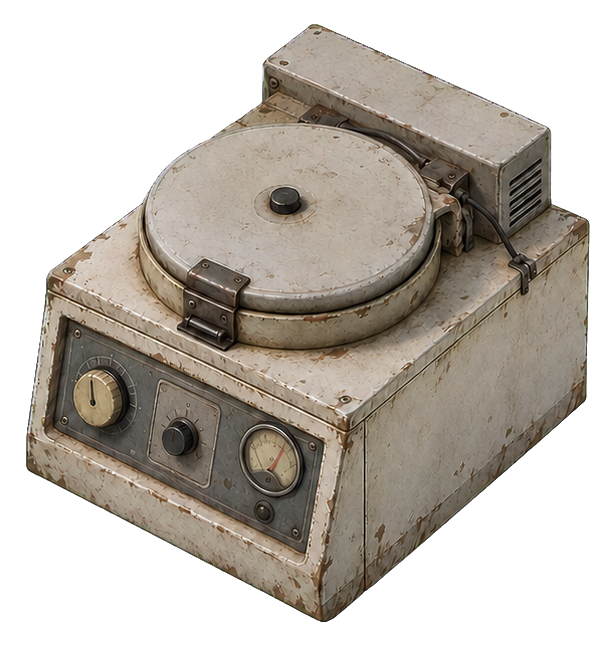
#> input picture art-source/approved/orientations/centrifuge/front-left.png, 616 x 646 px; its folder holds 4 pictures in this run
$ python build_tabletop_centrifuge_proposal.py
#> lines starting #> are read from the running program, lines starting #| are printed output that depends on the picture
#> in main, source is the input picture: PIL image 616x646 RGBA; mean R, G, B, A 78.5, 72.1, 64.1, 142.6
### tools/build_hd_preview_proposal.py
"""Build non-destructive smooth 2x sprite proposals from approved HD sources."""

from __future__ import annotations

from pathlib import Path

import numpy as np
from PIL import Image, ImageDraw, ImageFont


ROOT = Path(__file__).resolve().parents[1]
SOURCE = ROOT / "art-source" / "approved" / "orientations"
CURRENT = ROOT / "art-source" / "game-previews" / "2x"
OUTPUT = ROOT / "art-source" / "proposals" / "hd-pass-v1"

MACHINES = ("centrifuge", "bio-analyzer", "synthesizer")
ORIENTATIONS = ("front-left", "rear-left", "rear-right", "front-right")

# Visual correction only. Facing metadata remains S/E/N/W.
SYNTH_X_OFFSET = {
    "front-left": 0,
    "rear-left": -4,
    "rear-right": 5,
    "front-right": -6,
}


def resize_premultiplied(image: Image.Image, width: int) -> Image.Image:
    """Resize RGBA without dark fringes from transparent RGB pixels."""
#> called with width = 84
    image = image.convert("RGBA")
    height = round(image.height * width / image.width)
#> height = 88
    rgba = np.asarray(image, dtype=np.float32) / 255.0
    alpha = rgba[..., 3:4]
    premultiplied = np.concatenate((rgba[..., :3] * alpha, alpha), axis=2)

    channels = []
    for index in range(4):
        channel = Image.fromarray(premultiplied[..., index], mode="F")
        channels.append(
            np.asarray(
                channel.resize((width, height), Image.Resampling.LANCZOS),
                dtype=np.float32,
            )
        )
#> after the loop, channels = 4 items

    resized = np.stack(channels, axis=2)
    out_alpha = np.clip(resized[..., 3:4], 0.0, 1.0)
    out_rgb = np.divide(
        resized[..., :3],
        np.maximum(out_alpha, 1.0 / 255.0),
        out=np.zeros_like(resized[..., :3]),
        where=out_alpha > 0.0,
    )
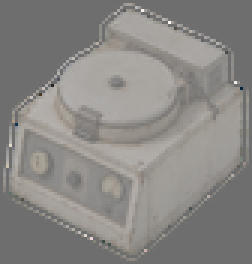
#> out_rgb: shape (88, 84, 3) float32 (shown 3 times larger); mean of channels 0, 1, 2 0.329, 0.302, 0.268; drawn with min black and max white
    result = np.concatenate((np.clip(out_rgb, 0.0, 1.0), out_alpha), axis=2)
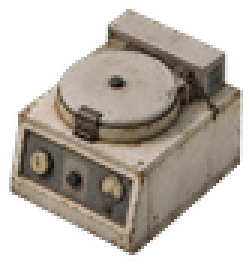
#> result: shape (88, 84, 4) float32 (shown 3 times larger); mean of channels 0, 1, 2, 3 0.33, 0.303, 0.269, 0.559; transparent parts drawn white
    return Image.fromarray(np.rint(result * 255.0).astype(np.uint8), mode="RGBA")


# [21 lines left out: functions alpha_bbox, composite_to_existing_registration, not called in this run]


def checkerboard(size: tuple[int, int], cell: int = 8) -> Image.Image:
    board = Image.new("RGBA", size, (52, 52, 52, 255))
    draw = ImageDraw.Draw(board)
    for y in range(0, size[1], cell):
        for x in range(0, size[0], cell):
            if (x // cell + y // cell) % 2:
                draw.rectangle((x, y, x + cell - 1, y + cell - 1), fill=(72, 72, 72, 255))
    return board


# [48 lines left out: functions build_comparison, main, not called in this run]


# [2 lines that do not run on import are left out]

### tools/build_tabletop_centrifuge_proposal.py
"""Create a non-destructive tabletop-size centrifuge proposal."""

from __future__ import annotations

from pathlib import Path

from PIL import Image, ImageDraw, ImageFont

from build_hd_preview_proposal import checkerboard, resize_premultiplied


ROOT = Path(__file__).resolve().parents[1]
SOURCE = ROOT / "art-source" / "approved" / "orientations" / "centrifuge"
CURRENT = ROOT / "art-source" / "game-previews" / "2x" / "centrifuge"
OUTPUT = ROOT / "art-source" / "proposals" / "tabletop-centrifuge-v1"

ORIENTATIONS = ("front-left", "rear-left", "rear-right", "front-right")

# Facing order is S, E, N, W. These bottom registrations mirror vanilla
# tabletop appliances, whose north/west views sit lower in the tile canvas.
TARGET_ALPHA_BOTTOM = {
    "front-left": 170,
    "rear-left": 170,
    "rear-right": 182,
    "front-right": 181,
}


def place_tabletop(image: Image.Image, orientation: str) -> Image.Image:
#> called with orientation = 'front-left'
    bbox = image.getchannel("A").getbbox()
#> bbox = (1, 1, 83, 87)
    if bbox is None:
        raise ValueError("Centrifuge source has no visible pixels")
    center = (bbox[0] + bbox[2] - 1) / 2
#> center = 41.5
    x = round(63.5 - center)
#> x = 22
    y = TARGET_ALPHA_BOTTOM[orientation] - bbox[3]
#> y = 83
    canvas = Image.new("RGBA", (128, 256), (0, 0, 0, 0))
#> canvas: PIL image 128x256 RGBA; every value is 0
    canvas.alpha_composite(image, (x, y))
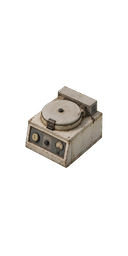
#> canvas: PIL image 128x256 RGBA; mean R, G, B, A 18.9, 17.4, 15.4, 32.2; transparent parts drawn white
#> pass 2 of the loop in main, `for orientation in ORIENTATIONS:`:
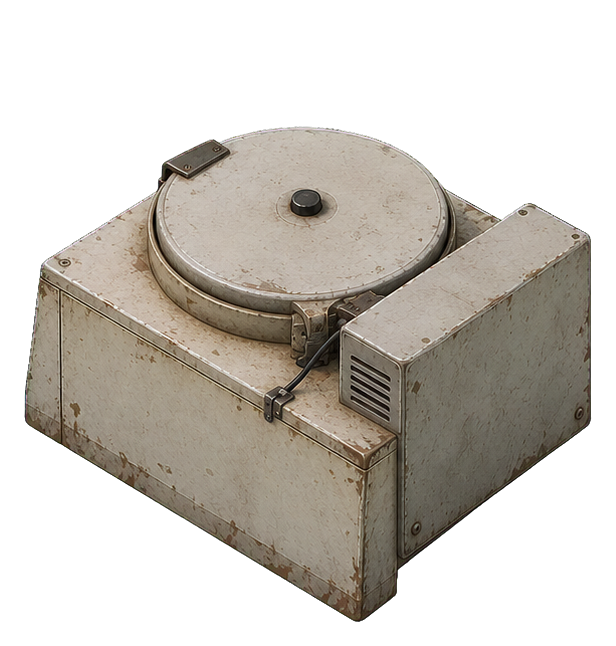
#> input picture art-source/approved/orientations/centrifuge/rear-left.png, 616 x 646 px
#> in main, source is the input picture: PIL image 616x646 RGBA; mean R, G, B, A 70.1, 65.2, 58.1, 122
#> in resize_premultiplied (call 2), `out_rgb = np.divide( resized[..., :3], np.maximum(out_alpha, 1.0 / 255..`:
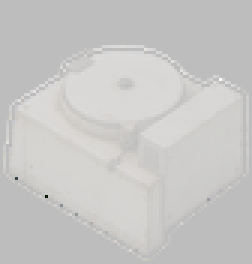
#> out_rgb: shape (88, 84, 3) float32 (shown 3 times larger); mean of channels 0, 1, 2 0.293, 0.273, 0.243; drawn with min black and max white
#> bbox = (1, 15, 83, 87)
#> in place_tabletop (call 2), `canvas.alpha_composite(image, (x, y))`:
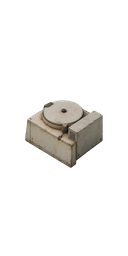
#> canvas: PIL image 128x256 RGBA; mean R, G, B, A 17, 15.8, 14.1, 27.5; transparent parts drawn white
#> pass 3 of the loop in main, `for orientation in ORIENTATIONS:`:
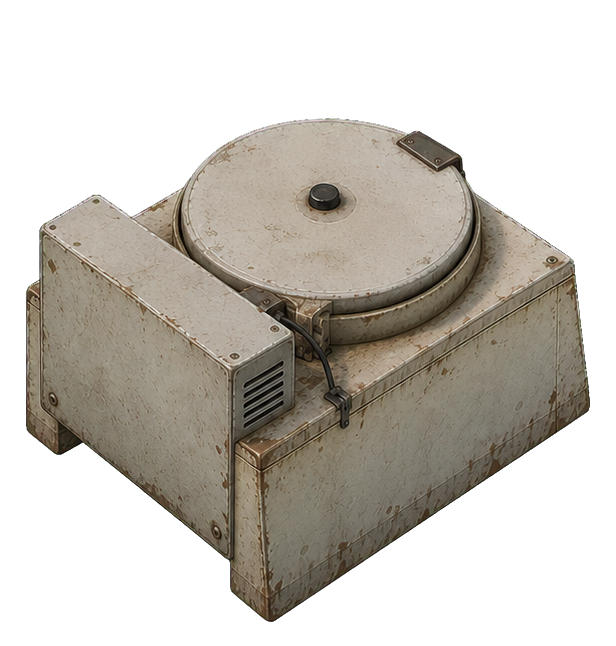
#> input picture art-source/approved/orientations/centrifuge/rear-right.png, 616 x 646 px
#> in main, source is the input picture: PIL image 616x646 RGBA; mean R, G, B, A 66.1, 61.6, 54.3, 120.3
#> in resize_premultiplied (call 3), `out_rgb = np.divide( resized[..., :3], np.maximum(out_alpha, 1.0 / 255..`:
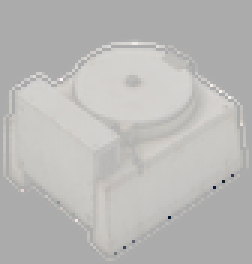
#> out_rgb: shape (88, 84, 3) float32 (shown 3 times larger); mean of channels 0, 1, 2 0.277, 0.258, 0.227; drawn with min black and max white
#> bbox = (1, 14, 83, 87)
#> in place_tabletop (call 3), `y = TARGET_ALPHA_BOTTOM[orientation] - bbox[3]`: y = 95
#> in place_tabletop (call 3), `canvas.alpha_composite(image, (x, y))`:
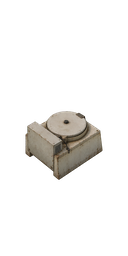
#> canvas: PIL image 128x256 RGBA; mean R, G, B, A 16, 14.9, 13.1, 27.1; transparent parts drawn white
#> the loop made 4 passes; the first 3 are shown
    return canvas


def build_comparison(pairs: dict[str, tuple[Image.Image, Image.Image]]) -> None:
    margin = 16
#> margin = 16
    label_height = 32
    pair_width = 128 * 2 + margin
#> pair_width = 272
    sheet = Image.new(
        "RGBA",
        (margin + pair_width * len(ORIENTATIONS), margin + label_height + 256),
        (28, 28, 28, 255),
    )
    draw = ImageDraw.Draw(sheet)
    font = ImageFont.load_default()

    for column, orientation in enumerate(ORIENTATIONS):
        current, proposal = pairs[orientation]
        x = margin + column * pair_width
        y = margin + label_height
        left = checkerboard((128, 256))
        right = checkerboard((128, 256))
        left.alpha_composite(current)
        right.alpha_composite(proposal)
        sheet.alpha_composite(left, (x, y))
        sheet.alpha_composite(right, (x + 128, y))
        draw.text((x, y - 28), orientation, font=font, fill="white")
        draw.text((x, y - 14), "actual            sobremesa", font=font, fill=(205, 205, 205))
#> this loop made 4 passes
#> x on passes 1 to 4: 16, 288, 560, 832
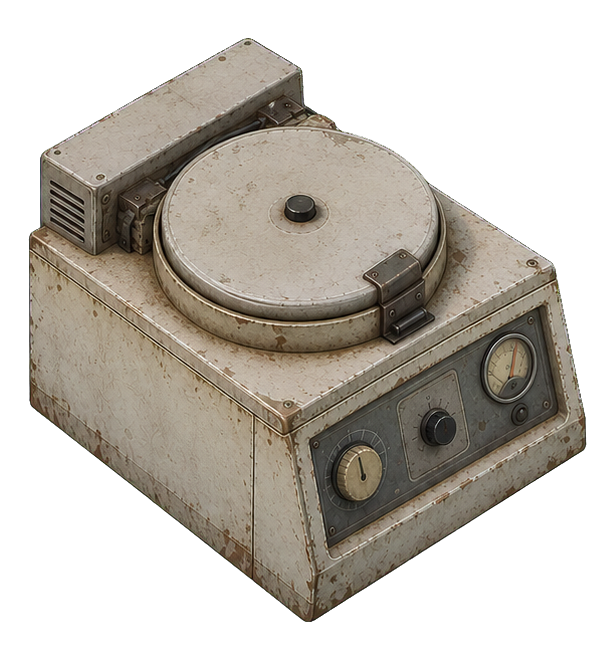
#> current: PIL image 616x646 RGBA; mean R, G, B, A 73.7, 68.3, 60.3, 135; transparent parts drawn white
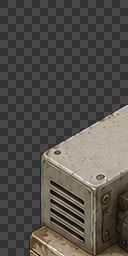
#> left: PIL image 128x256 RGBA; mean R, G, B, A 84, 80.3, 75.6, 255
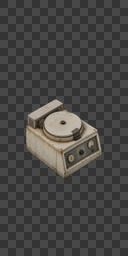
#> right: PIL image 128x256 RGBA; mean R, G, B, A 71.3, 70, 68.2, 255
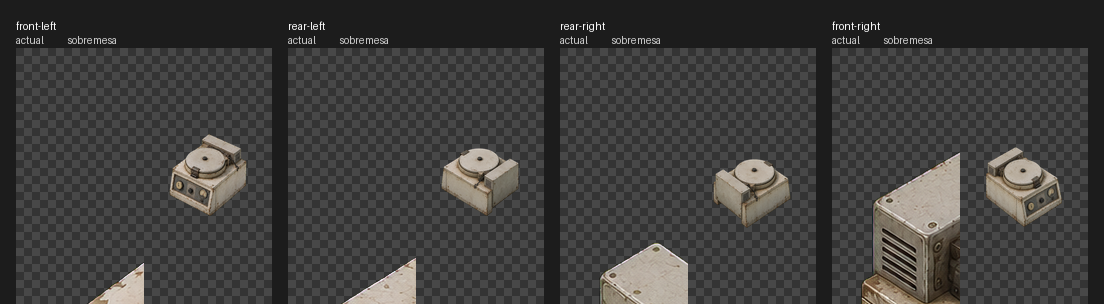
#> sheet: PIL image 1104x304 RGBA; mean R, G, B, A 63.5, 62.5, 61.1, 255

    sheet.save(OUTPUT / "comparison.png")


def main() -> None:
    OUTPUT.mkdir(parents=True, exist_ok=True)
    pairs: dict[str, tuple[Image.Image, Image.Image]] = {}
    for orientation in ORIENTATIONS:
        source = Image.open(SOURCE / f"{orientation}.png").convert("RGBA")
        current = Image.open(CURRENT / f"{orientation}.png").convert("RGBA")
        smooth = resize_premultiplied(source, 84)
        proposal = place_tabletop(smooth, orientation)
        proposal.save(OUTPUT / f"{orientation}.png")
        pairs[orientation] = (current, proposal)
    build_comparison(pairs)


if __name__ == "__main__":
    main()
